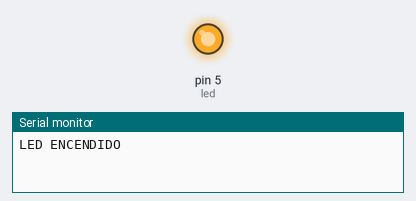
Recording of a sketch running on a simulated Arduino Uno, built with avr-gcc and run on an emulated ATmega328P. On the bench: output pins drawn as LEDs (lit = HIGH), the last lines printed to the serial monitor.

Above: at 1.0 s.
At 3.0 s:
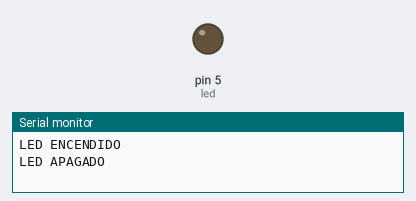
Timing chart, 0 to 5.2 s (numbered marks = the images above):
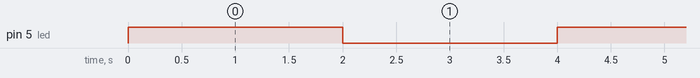

Measured:
- by itself, pin 5 (led): alternates HIGH for 2.0 s and LOW for 2.0 s

The sketch:

_4.-ComunicacionSerial.ino
```cpp
//Declaramos el pin a usar.
const int led=5;

void setup() {
//Establecemos la comunicación Serial
Serial.begin(9600);
//Habilitamos el uso del pin de tipo Salida
 pinMode(led,OUTPUT);
}

void loop() {
//Led Encendido
  digitalWrite(led,HIGH);
//Muestra el mensaje por el monitor serial
  Serial.println("LED ENCENDIDO");
//Tiempo 2 segundos
   delay(2000);

//Led apagado
  digitalWrite(led,LOW);
//Muestra el mensaje por el monitor serial
  Serial.println("LED APAGADO");
//Tiempo 2 segundos
  delay(2000);
}
```
